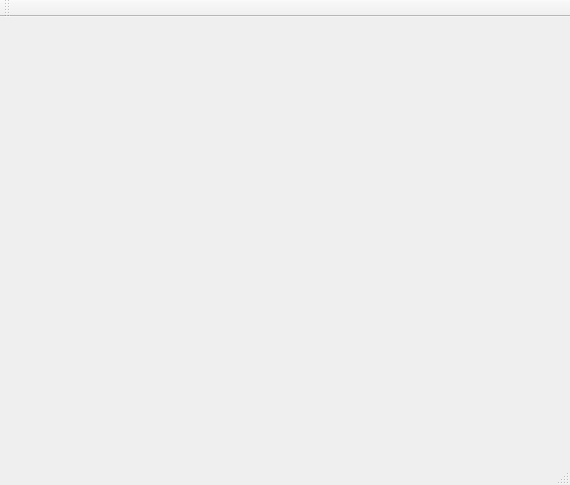
<?xml version="1.0" encoding="UTF-8"?>
<ui version="4.0">
 <class>MainWindow</class>
 <widget class="QMainWindow" name="MainWindow">
  <property name="geometry">
   <rect>
    <x>0</x>
    <y>0</y>
    <width>570</width>
    <height>485</height>
   </rect>
  </property>
  <property name="windowTitle">
   <string>MainWindow</string>
  </property>
  <widget class="QWidget" name="centralWidget"/>
  <widget class="QMenuBar" name="menuBar">
   <property name="geometry">
    <rect>
     <x>0</x>
     <y>0</y>
     <width>570</width>
     <height>22</height>
    </rect>
   </property>
  </widget>
  <widget class="QToolBar" name="mainToolBar">
   <attribute name="toolBarArea">
    <enum>TopToolBarArea</enum>
   </attribute>
   <attribute name="toolBarBreak">
    <bool>false</bool>
   </attribute>
  </widget>
  <widget class="QStatusBar" name="statusBar"/>
 </widget>
 <layoutdefault spacing="6" margin="11"/>
 <resources/>
 <connections/>
</ui>
